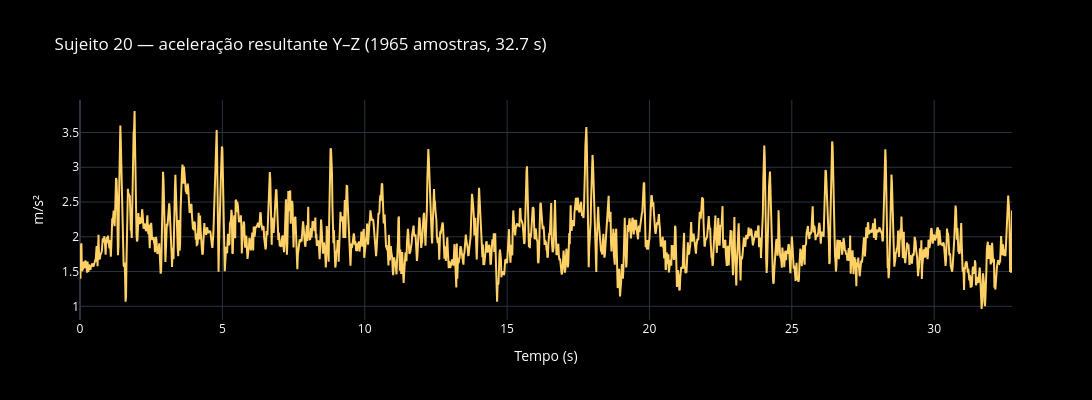

Write notebook code for a chart like this one.
### Code cell
plotar_aceleracao_resultante_yz(SUJEITO)

### Figure 1 — Plotly figure (JSON) as saved in the notebook; plotly's stock layout.template omitted (floating-point values rounded to 4 significant figures; data arrays with more than 128 entries replaced by an {"elided": "..."} marker saying what was removed)
{"data": [{"line": {"color": "#ffd166", "width": 2}, "mode": "lines", "name": "acc_resultante_yz", "type": "scatter", "x": {"elided": "1965 float values"}, "y": {"elided": "1965 float values"}}], "layout": {"font": {"color": "white"}, "height": 400, "legend": {"orientation": "h", "x": 1, "xanchor": "right", "y": 1.02, "yanchor": "bottom"}, "paper_bgcolor": "black", "plot_bgcolor": "black", "title": {"text": "Sujeito 20 — aceleração resultante Y–Z (1965 amostras, 32.7 s)"}, "width": 1200, "xaxis": {"title": {"text": "Tempo (s)"}}, "yaxis": {"title": {"text": "m/s²"}}}}
